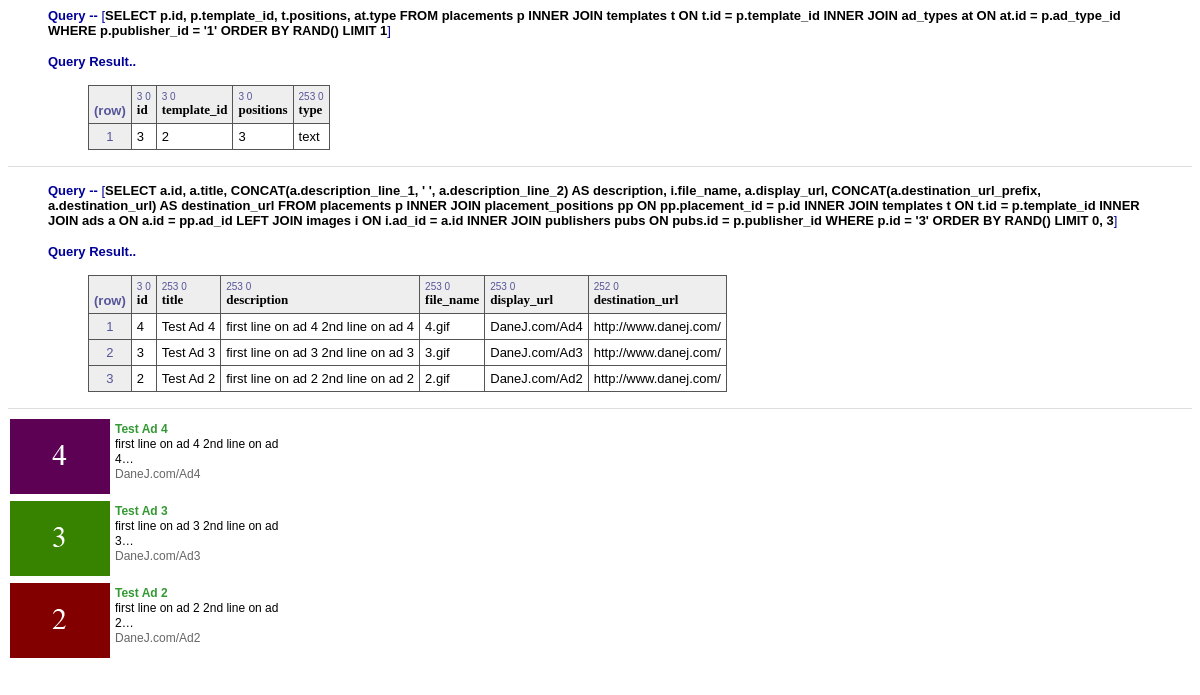
/grabber.php, run on the app's committed database.
### tables this page shows
CREATE TABLE `placements` (
  `id` int(10) unsigned NOT NULL AUTO_INCREMENT,
  `publisher_id` int(10) unsigned NOT NULL,
  `template_id` int(10) unsigned NOT NULL,
  `ad_type_id` int(10) unsigned NOT NULL,
  `type` varchar(32) NOT NULL DEFAULT 'performance' COMMENT 'type would be manual, random, or performance based',
  PRIMARY KEY (`id`),
  KEY `publisher_id` (`publisher_id`),
  CONSTRAINT `publisher_id` FOREIGN KEY (`publisher_id`) REFERENCES `publishers` (`id`) ON DELETE CASCADE ON UPDATE CASCADE
);

CREATE TABLE `ad_types` (
  `id` int(10) unsigned NOT NULL AUTO_INCREMENT,
  `name` varchar(64) DEFAULT NULL,
  `type` varchar(64) DEFAULT NULL,
  `size` varchar(64) DEFAULT NULL,
  PRIMARY KEY (`id`)
);

CREATE TABLE `images` (
  `id` int(10) unsigned NOT NULL AUTO_INCREMENT,
  `ad_id` int(10) unsigned DEFAULT NULL,
  `name` varchar(255) DEFAULT NULL,
  `file_name` varchar(255) DEFAULT NULL,
  `type` varchar(255) DEFAULT NULL,
  `size` int(8) DEFAULT NULL,
  `created_at` datetime DEFAULT NULL,
  `updated_at` datetime DEFAULT NULL,
  `deleted_at` datetime DEFAULT NULL,
  PRIMARY KEY (`id`),
  KEY `ad_id` (`ad_id`),
  CONSTRAINT `ad_id` FOREIGN KEY (`ad_id`) REFERENCES `ads` (`id`) ON DELETE CASCADE ON UPDATE CASCADE
);

CREATE TABLE `ads` (
  `id` int(10) unsigned NOT NULL AUTO_INCREMENT,
  `ad_group_id` int(10) unsigned DEFAULT NULL,
  `title` varchar(25) DEFAULT NULL,
  `description_line_1` varchar(35) DEFAULT NULL,
  `description_line_2` varchar(35) DEFAULT NULL,
  `description` varchar(70) DEFAULT NULL,
  `display_url` varchar(255) DEFAULT NULL,
  `destination_url` text,
  `destination_url_prefix` varchar(8) DEFAULT NULL,
  `bid_price` decimal(10,2) DEFAULT NULL,
  `bid_metric` varchar(16) DEFAULT NULL,
  `created_at` datetime DEFAULT NULL,
  `updated_at` datetime DEFAULT NULL,
  `deleted_at` datetime DEFAULT NULL,
  PRIMARY KEY (`id`),
  KEY `ad_group_id` (`ad_group_id`),
  CONSTRAINT `ad_group_id` FOREIGN KEY (`ad_group_id`) REFERENCES `ad_groups` (`id`) ON DELETE CASCADE ON UPDATE CASCADE
);

### includes/class.standard.php (called while the page is built, shortened)
<?
	class standard
	{
		function standard()
		{
			$this->DB_USER					= "adserving";
			$this->DB_PASSWORD				= "adservingPa44";
			$this->DB_NAME					= "adserving";
			$this->DB_HOST					= "localhost";
		}
	}
?>

### includes/class.sql.php (the view, shortened to what this page needs)
<?php
	class db extends standard
	{
		function db($dbuser, $dbpassword, $dbname, $dbhost)
		{
			$this->dbh = @mysql_connect($dbhost,$dbuser,$dbpassword);
		}
		function flush()
		{
			$this->last_result 	= null;
			$this->col_info 	= null;
			$this->last_query 	= null;
		}
		function query($query)
		{
			$this->last_query = $query;
			$this->result = mysql_query($query, $this->dbh);
			$query_type = array("insert", "delete", "update", "replace");
			foreach($query_type as $word)
			{
				if ( preg_match("/^\\s*$word /i",$query) )
				{
					$this->result = false;
				}
			}
			if(mysql_error())
				trigger_error(mysql_error(), E_USER_ERROR);
			else
			{
				if($this->result)
				{
					$i = 0;
					while ($i < @mysql_num_fields($this->result))
					{
						$this->col_info[$i] = @mysql_fetch_field($this->result);
						$i++;
					}
					$i = 0;
					while($row = @mysql_fetch_object($this->result))
					{
						$this->last_result[$i] = $row;
						$i++;
					}
					return ($i) ? true : false;
				}
				else
				{
					return true;
				}
			}
		}
		function get_row($query = null, $output = OBJECT, $y = 0)
		{
			if($query)
				$this->query($query);
			if($output == OBJECT)
				return $this->last_result[$y] ? $this->last_result[$y] : null;
		}
		function get_results($query = null, $output = OBJECT)
		{
			if($query)
				$this->query($query);
			if($output == OBJECT)
				return $this->last_result;
			else if($output == ARRAY_A || $output == ARRAY_N)
			{
				if($this->last_result)
				{
					$i=0;
					foreach($this->last_result as $row)
					{
						$new_array[$i] = get_object_vars($row);
						if($output == ARRAY_N)
							$new_array[$i] = array_values($new_array[$i]);
						$i++;
					}
					return $new_array;
				}
				else
					return null;
			}
		}
		function debug()
		{
			echo "<blockquote>";
			echo "<font face=arial size=2 color=000099><b>Query --</b> ";
			echo "[<font color=000000><b>$this->last_query</b></font>]</font><p>";
			echo "<font face=arial size=2 color=000099><b>Query Result..</b></font>";
			echo "<blockquote>";
			if($this->col_info)
			{
				echo "<table cellpadding=5 cellspacing=1 bgcolor=555555>";
				echo "<tr bgcolor=eeeeee><td nowrap valign=bottom><font color=555599 face=arial size=2><b>(row)</b></font></td>";
				for ( $i=0; $i < count($this->col_info); $i++ )
				{
					echo "<td nowrap align=left valign=top><font size=1 color=555599 face=arial>{$this->col_info[$i]->type} {$this->col_info[$i]->max_length}</font><br><font size=2><b>{$this->col_info[$i]->name}</b></font></td>";
				}
				echo "</tr>";
				if($this->last_result)
				{
					$i = 0;
					foreach($this->get_results(null,ARRAY_N) as $one_row)
					{
						$i++;
						echo "<tr bgcolor=ffffff><td bgcolor=eeeeee nowrap align=middle><font size=2 color=555599 face=arial>$i</font></td>";
						foreach ( $one_row as $item )
						{
							echo "<td nowrap><font face=arial size=2>$item</font></td>";
						}
						echo "</tr>";
					}
				}
				else
					echo "<tr bgcolor=ffffff><td colspan=".(count($this->col_info)+1)."><font face=arial size=2>No Results</font></td></tr>";
				echo "</table>";
			}
			else
				echo "<font face=arial size=2>No Results</font>";
			echo "</blockquote></blockquote><hr noshade color=dddddd size=1>";
		}
	}
	$db = new db($myStandard->DB_USER, $myStandard->DB_PASSWORD, $myStandard->DB_NAME, $myStandard->DB_HOST);
?>

### grabber.php (shortened to what this page needs)
<?php
	include("C:/www/adserver/includes/class.standard.php");
	include("C:/www/adserver/includes/class.sql.php");
	$publisher_id 	= ((int)$_GET["publisher_id"] > 0) ? (int)$_GET["publisher_id"] : 1;
	if($template_id){
		$placement = $db->get_row("SELECT p.id, p.template_id, t.positions, at.type
									FROM placements p
									INNER JOIN templates t ON t.id = p.template_id
									INNER JOIN ad_types at ON at.id = p.ad_type_id
									WHERE p.template_id = '".$template_id."' ");
	} else {
		$placement = $db->get_row("SELECT p.id, p.template_id, t.positions, at.type
									FROM placements p
									INNER JOIN templates t ON t.id = p.template_id
									INNER JOIN ad_types at ON at.id = p.ad_type_id
									WHERE p.publisher_id = '".$publisher_id."' ORDER BY RAND() LIMIT 1");
	}
$db->debug();
	if($placement->type == "text") {
		$ads = $db->get_results("SELECT a.id, a.title, CONCAT(a.description_line_1, ' ', a.description_line_2) AS description, i.file_name, a.display_url,
									CONCAT(a.destination_url_prefix, a.destination_url) AS destination_url
									FROM placements p
									INNER JOIN placement_positions pp ON
										pp.placement_id = p.id
									INNER JOIN templates t ON
										t.id = p.template_id
									INNER JOIN ads a ON
										a.id = pp.ad_id
									LEFT JOIN images i ON
										i.ad_id = a.id
									INNER JOIN publishers pubs ON
										pubs.id = p.publisher_id
									WHERE
										p.id = '".$placement->id."'
									ORDER BY
										RAND()
									LIMIT 0, ".$placement->positions, ARRAY_N);
	} else if($placement->type == "display") {
		$ads = $db->get_row("SELECT a.id, a.title, i.file_name, CONCAT(a.destination_url_prefix, a.destination_url) AS destination_url
									FROM placements p
									INNER JOIN placement_positions pp ON
										pp.placement_id = p.id
									INNER JOIN templates t ON
										t.id = p.template_id
									INNER JOIN ads a ON
										a.id = pp.ad_id
									INNER JOIN images i ON
										i.ad_id = a.id
									INNER JOIN publishers pubs ON
										pubs.id = p.publisher_id
									WHERE
										p.id = '".$placement->id."'
									ORDER BY
										pp.position ASC
									LIMIT 0, ".$placement->positions, ARRAY_N);
	} else if($placement->type == "mobile") {
	}
	if($placement->type == "text") {
		include("C:/www/adserver/templates/text/".$placement->template_id.".php");
	} else if($placement->type == "display") {
		include("C:/www/adserver/templates/display/display.php");
	} else if($placement->type == "mobile") {
		include("C:/www/adserver/templates/mobile/mobile.php");
	}
?>

### templates/text/2.php (shortened to what this page needs)
<div id="container">
	<div id="format">
		<div id="ad-list">
			<a href="http://localhost/adserver/click.php" target="_blank" onclick="window.open(\'http://localhost/adserver/click.php\');return false;">
				<span class="ad">
					<span class="ad-image">
						<img src="http://localhost/adserver/images/text/<?php echo $ads[0][3] ?>" class="ad-image" />
					</span>
					<span class="ad-title"><?php echo $ads[0][1] ?></span>
					<span class="ad-desc"><?php echo $ads[0][2] ?>&#133;&nbsp;</span>
					<span class="ad-link"><?php echo $ads[0][4] ?></span>
				</span>
			</a>
			<a href="http://localhost/adserver/click.php" target="_blank" onclick="window.open(\'http://localhost/adserver/click.php\');return false;">
				<span class="ad">
					<span class="ad-image">
						<img src="http://localhost/adserver/images/text/<?php echo $ads[1][3] ?>" class="ad-image" />
					</span>
					<span class="ad-title"><?php echo $ads[1][1] ?></span>
					<span class="ad-desc"><?php echo $ads[1][2] ?>&#133;&nbsp;</span>
					<span class="ad-link"><?php echo $ads[1][4] ?></span>
				</span>
			</a>
			<a href="http://localhost/adserver/click.php" target="_blank" onclick="window.open(\'http://localhost/adserver/click.php\');return false;">
				<span class="ad">
					<span class="ad-image">
						<img src="http://localhost/adserver/images/text/<?php echo $ads[2][3] ?>" class="ad-image" />
					</span>
					<span class="ad-title"><?php echo $ads[2][1] ?></span>
					<span class="ad-desc"><?php echo $ads[2][2] ?>&#133;&nbsp;</span>
					<span class="ad-link"><?php echo $ads[2][4] ?></span>
				</span>
			</a>
	</div>
</div>

### templates/text/2.php (style rules this page uses)
div#container { width: 300px; left: 0; font-family: sans-serif; position: relative; display: inline-block; float: none; color: #000; max-height: 250px; text-align: left; padding: 0; max-width: 300px; line-height: normal; letter-spacing: normal; height: 2500px; font-size: medium; white-space: normal; top: 0; margin: 0; word-spacing: normal; }
div#container #format { max-height: 250px; width: 300px; left: 0; padding: 0; max-width: 300px; position: absolute; clear: both; height: 250px; border: 0px none #A9A9A9; top: 0; border-radius: 0; background-color: #FFF; margin: 0; overflow: hidden; border-color: #A9A9A9; }
div#container #format a { color: inherit !important; text-decoration: none; }
div#container .ad { width: auto; padding-bottom: 2px; padding: 0 0.5em; cursor: pointer !important; line-height: 15px; height: 80px; padding-top: 2px; padding-left: 2px; margin: 0; overflow:visible; }
div#container .ad-image { text-align: left; width: 100px; float: left; height: 75px; margin-right: 5px; border: 0px solid #FF0000; }
div#container .ad-title { color: #393; max-height: 22px; cursor: pointer !important; font-weight: bold; font-family: Arial, Verdana, Serif; font-style: normal; padding-top: 3px; font-size: 12px; border: 0px solid #660066; }
div#container .ad-desc { color: #000; max-height: 35px; cursor: pointer !important; font-family: Arial, Verdana, Serif; font-weight: normal; font-style: normal; padding-top: 0px; font-size: 12px; border: 0px solid #FF0000; }
div#container .ad-link { color: #666; max-height: 18px; font-family: Arial, Verdana, Serif; font-weight: normal; font-style: normal; font-size: 12px; border: 0px solid #FF9900; }
div#container span { display: block; }

### data on the page
placements: item "3", template "2", ad_type.type "text"
images: ad "4", ad.title "Test Ad 4", item "first line on ad 4 2nd line on ad 4", file_name "4.gif", ad.display_url "DaneJ.com/Ad4", item "http://www.danej.com/", file_name (picture)
images: ad "3", ad.title "Test Ad 3", item "first line on ad 3 2nd line on ad 3", file_name "3.gif", ad.display_url "DaneJ.com/Ad3", item "http://www.danej.com/", file_name (picture)
images: ad "2", ad.title "Test Ad 2", item "first line on ad 2 2nd line on ad 2", file_name "2.gif", ad.display_url "DaneJ.com/Ad2", item "http://www.danej.com/", file_name (picture)
ads: title "Test Ad 4", display_url "DaneJ.com/Ad4"
ads: title "Test Ad 3", display_url "DaneJ.com/Ad3"
ads: title "Test Ad 2", display_url "DaneJ.com/Ad2"

### other printed values
$this->col_info[$i]->type "3"
$this->col_info[$i]->max_length "0"
$this->col_info[$i]->name "id"
$this->col_info[$i]->name "template_id"
$this->col_info[$i]->name "positions"
$this->col_info[$i]->type "253"
$this->col_info[$i]->name "type"
$this->col_info[$i]->name "title"
$this->col_info[$i]->name "description"
$this->col_info[$i]->name "file_name"
$this->col_info[$i]->name "display_url"
$this->col_info[$i]->type "252"
$this->col_info[$i]->name "destination_url"
$ads[0][2] "first line on ad 4 2nd line on ad 4"
$ads[1][2] "first line on ad 3 2nd line on ad 3"
